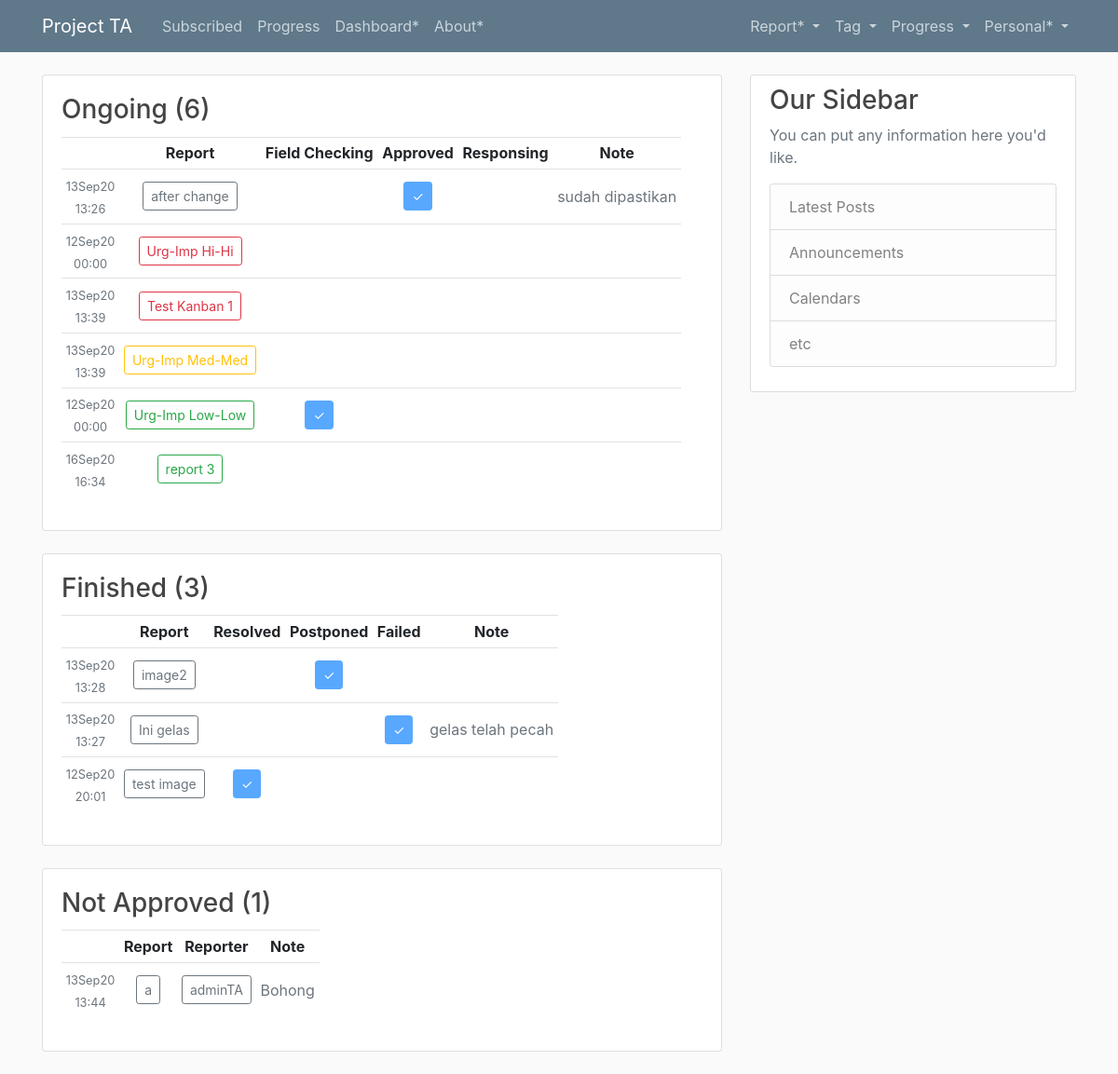
/progress-taken (signed in), run on an earlier commit of the app's database.
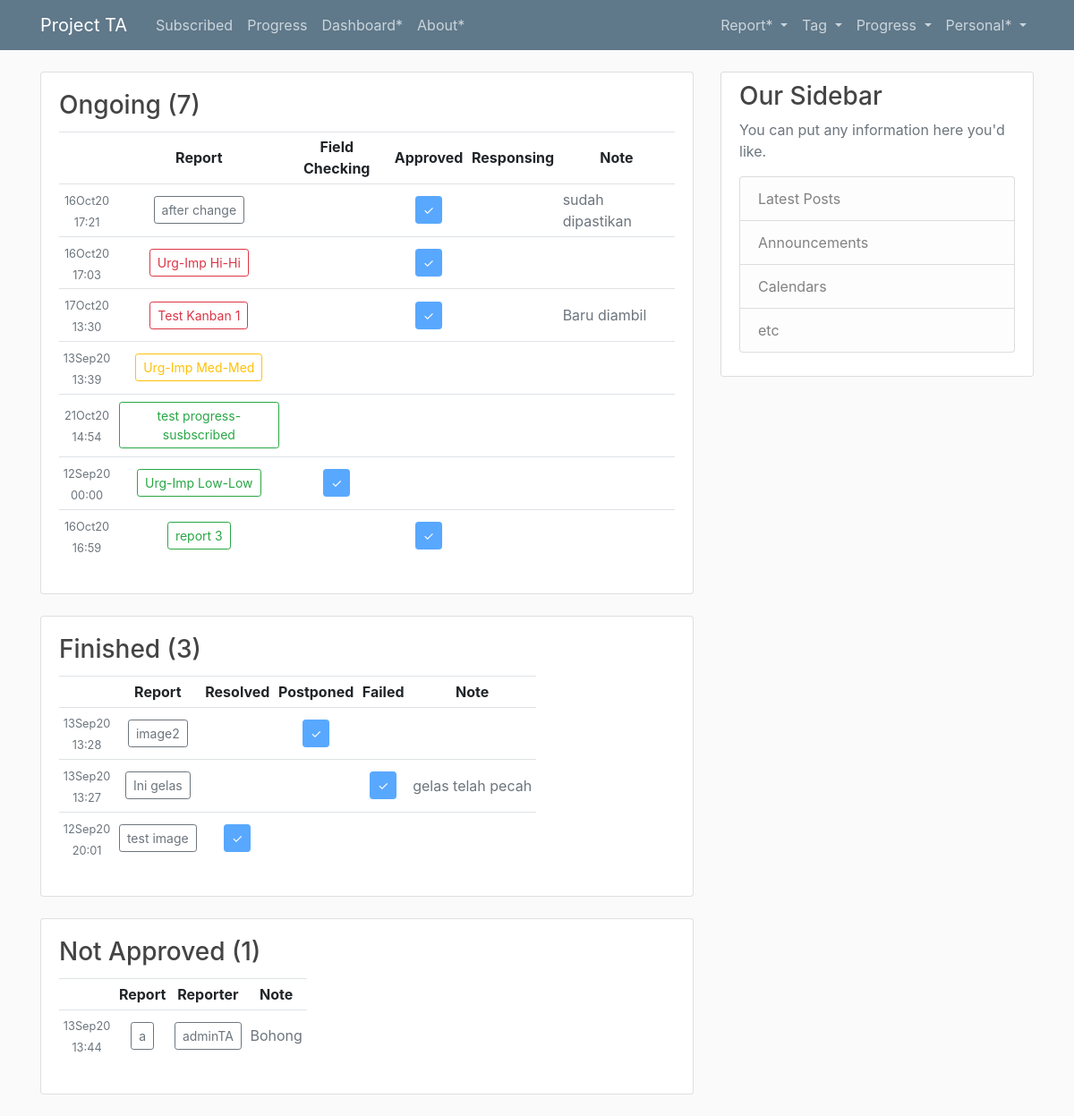
And on a later commit of the database.
### report/models.py (models this page shows, shortened)
class Report(models.Model):
    class Level(models.IntegerChoices):
        HIGH = 1
        MEDIUM = 2
        LOW = 3
    class TaskLevel(models.IntegerChoices):
        Task_Taken = 1
        Field_Checking = 2
        Approved = 3
        Not_Approved = 4
        Responsing = 5
        Resolved = 6
        Postponed = 7
        Failed = 8
    title = models.CharField(max_length=100, null=True)
    content = models.TextField(null=True)
    date_reported = models.DateTimeField(default=timezone.now, null=True)
    reporter = models.ForeignKey(User, on_delete=models.CASCADE, null=True)
    image = models.ImageField(upload_to='report_images', null=True)
    tag = models.ManyToManyField(Tag)
    urgency = models.IntegerField(choices=Level.choices, null=True)
    importance = models.IntegerField(choices=Level.choices, null=True)
    progress = models.IntegerField(choices=TaskLevel.choices, null=True, blank=True)
    taker = models.ForeignKey(User, on_delete=models.SET_NULL, null=True, blank=True, related_name='reporttaken_set')
    date_last_progress = models.DateTimeField(null=True, blank=True)
    progress_note = models.TextField(null=True, blank=True)
    point = models.IntegerField(null=True, blank=True)

### report/views.py (the view)
# urls.py: path('progress-taken', views.ProgressTaken, name='progress-taken'),
def ProgressTaken(request):
    if not request.user.username:
        return redirect('/login/?next=%s' % request.path)
    user = request.user
    reports = Report.objects.filter(taker=user).order_by('urgency','importance', '-date_reported__date')
    reports_ongoing = reports.filter(progress__lte=3) | reports.filter(progress=5)
    reports_finished = reports.filter(progress__gte=6).order_by('-date_last_progress')
    reports_not_approved = reports.filter(progress=4).order_by('-date_last_progress')
    context = {'reports_ongoing' : reports_ongoing,
               'reports_finished' : reports_finished,
               'reports_not_approved' : reports_not_approved}
    return render(request, 'report/progress_taken.html', context)

### report/templates/report/progress_taken.html (shortened to what the changed rows need)
{% extends 'base.html' %}
{% load crispy_forms_tags %}
{% block content %}
<div class="card card-body">
    <div class="mb-1">
    <h3>Ongoing ({{reports_ongoing.count}})</h3>
    </div>
    <table class="table table-sm table-hover table-responsive">
        <tr>
            <th class="align-middle" style="text-align:center"></th>
            <th class="align-middle" style="text-align:center">Report</th>
            <th class="align-middle" style="text-align:center">Field Checking</th>
            <th class="align-middle" style="text-align:center">Approved</th>
            <th class="align-middle" style="text-align:center">Responsing</th>
            <th class="align-middle" style="text-align:center">Note</th>
        </tr>
        {% for report in reports_ongoing %}
        <tr>
            <td class="align-middle"  style="text-align:center">
                <div>
                <small class="text-muted">{{ report.date_last_progress|date:"dMy" }}</small>
                </div>
                <div>
                <small class="text-muted">{{ report.date_last_progress|date:"H:i" }}</small>
                </div>
            </td>
            <td class="align-middle"  style="text-align:center">
                {% if report.urgency == 1%}
                <a class="btn btn-outline-danger btn-sm mt-1 mb-1" href="{% url 'report-detail' report.pk %}">
                     {{report.title}}
                </a>
                {% elif report.urgency == 2 %}
                <a class="btn btn-outline-warning btn-sm mt-1 mb-1" href="{% url 'report-detail' report.pk %}">
                     {{report.title}}
                </a>
                {% elif report.urgency == 3 %}
                <a class="btn btn-outline-success btn-sm mt-1 mb-1" href="{% url 'report-detail' report.pk %}">
                     {{report.title}}
                </a>
                {% else %}
                <a class="btn btn-outline-secondary btn-sm mt-1 mb-1" href="{% url 'report-detail' report.pk %}">
                     {{report.title}}
                </a>
                {% endif %}
            </td>
            <td class="align-middle"  style="text-align:center">
                {% if report.progress == 2 %}
                <span class="btn btn-primary btn-sm mt-1 mb-1 disabled" >
                     ✓
                </span>
                {% endif %}
            </td>
            <td class="align-middle"  style="text-align:center">
                {% if report.progress == 3 %}
                <span class="btn btn-primary btn-sm mt-1 mb-1 disabled" >
                     ✓
                </span>
                {% endif %}
            </td>
            <td class="align-middle"  style="text-align:center">
            </td>
            <td class="align-middle">
                {% if report.progress_note|length > 140 %}
                <span class="text-muted" >
                     {{report.progress_note|slice:140}} ...
                </span>
                {% elif report.progress_note %}
                <span class="text-muted" >
                     {{report.progress_note}}
                </span>
                {% endif %}
            </td>
        </tr>
        {% endfor %}
    </table>
</div>
<br>
<div class="card card-body">
    <table class="table table-sm table-hover table-responsive">
        <tr>
            <th class="align-middle" style="text-align:center"></th>
            <th class="align-middle" style="text-align:center">Report</th>
            <th class="align-middle" style="text-align:center">Resolved</th>
            <th class="align-middle" style="text-align:center">Postponed</th>
            <th class="align-middle" style="text-align:center">Failed</th>
            <th class="align-middle" style="text-align:center">Note</th>
        </tr>
        {% for report in reports_finished %}
        <tr>
            <td class="align-middle"  style="text-align:center">
                <div>
                <small class="text-muted">{{ report.date_last_progress|date:"dMy" }}</small>
                </div>
                <div>
                <small class="text-muted">{{ report.date_last_progress|date:"H:i" }}</small>
                </div>
            </td>
            <td class="align-middle"  style="text-align:center">
                <a class="btn btn-outline-secondary btn-sm mt-1 mb-1" href="{% url 'report-detail' report.pk %}">
                     {{report.title}}
                </a>
            </td>
            <td class="align-middle"  style="text-align:center">
                {% if report.progress == 6 %}
                <span class="btn btn-primary btn-sm mt-1 mb-1 disabled" >
                     ✓
                </span>
                {% endif %}
            </td>
            <td class="align-middle"  style="text-align:center">
                {% if report.progress == 7 %}
                <span class="btn btn-primary btn-sm mt-1 mb-1 disabled" >
                     ✓
                </span>
                {% endif %}
            </td>
            <td class="align-middle"  style="text-align:center">
                {% if report.progress == 8 %}
                <span class="btn btn-primary btn-sm mt-1 mb-1 disabled" >
                     ✓
                </span>
                {% endif %}
            </td>
            <td class="align-middle">
                {% if report.progress_note|length > 140 %}
                <span class="text-muted" >
                     {{report.progress_note|slice:140}} ...
                </span>
                {% elif report.progress_note %}
                <span class="text-muted" >
                     {{report.progress_note}}
                </span>
                {% endif %}
            </td>
        </tr>
        {% endfor %}
    </table>
</div>
<br>
<div class="card card-body">
    <table class="table table-sm table-hover table-responsive">
        <tr>
            <th class="align-middle" style="text-align:center"></th>
            <th class="align-middle" style="text-align:center">Report</th>
            <th class="align-middle" style="text-align:center">Reporter</th>
            <th class="align-middle" style="text-align:center">Note</th>
        </tr>
        {% for report in reports_not_approved %}
        <tr>
            <td class="align-middle"  style="text-align:center">
                <div>
                <small class="text-muted">{{ report.date_last_progress|date:"dMy" }}</small>
                </div>
                <div>
                <small class="text-muted">{{ report.date_last_progress|date:"H:i" }}</small>
                </div>
            </td>
            <td class="align-middle"  style="text-align:center">
                <a class="btn btn-outline-secondary btn-sm mt-1 mb-1" href="{% url 'report-detail' report.pk %}">
                     {{report.title}}
                </a>
            </td>
            <td class="align-middle"  style="text-align:center">
                <a class="btn btn-outline-secondary btn-sm mt-1 mb-1" href="{% url 'user-reports' report.reporter.username %}">
                     {{report.reporter}}
                </a>
            </td>
            <td class="align-middle">
                {% if report.progress_note|length > 140 %}
                <span class="text-muted" >
                     {{report.progress_note|slice:140}} ...
                </span>
                {% elif report.progress_note %}
                <span class="text-muted" >
                     {{report.progress_note}}
                </span>
                {% endif %}
            </td>
        </tr>
        {% endfor %}
    </table>
</div>
<br>
{% endblock %}

What changed in the data, as far as the page shows it:
changed Report "sudah dipastikan": date_last_progress "13Sep20" → "16Oct20"; date_last_progress "13:26" → "17:21"
changed Report "Urg-Imp Hi-Hi": date_last_progress "12Sep20" → "16Oct20"; date_last_progress "00:00" → "17:03"; now shows "✓"
changed Report "Test Kanban 1": date_last_progress "13Sep20" → "17Oct20"; date_last_progress "13:39" → "13:30"; progress 1 → 3 (drawn); progress_note (not shown) → "Baru diambil"
now on this page (row edited): Report: date_last_progress "21Oct20", date_last_progress "14:54", title "test progress-susbscribed", shown under "Ongoing (7)"
changed Report "report 3": date_last_progress "16Sep20" → "16Oct20"; date_last_progress "16:34" → "16:59"; now shows "✓"
Also different on the page:
{{ reports_ongoing.count }}: "6" → "7"
